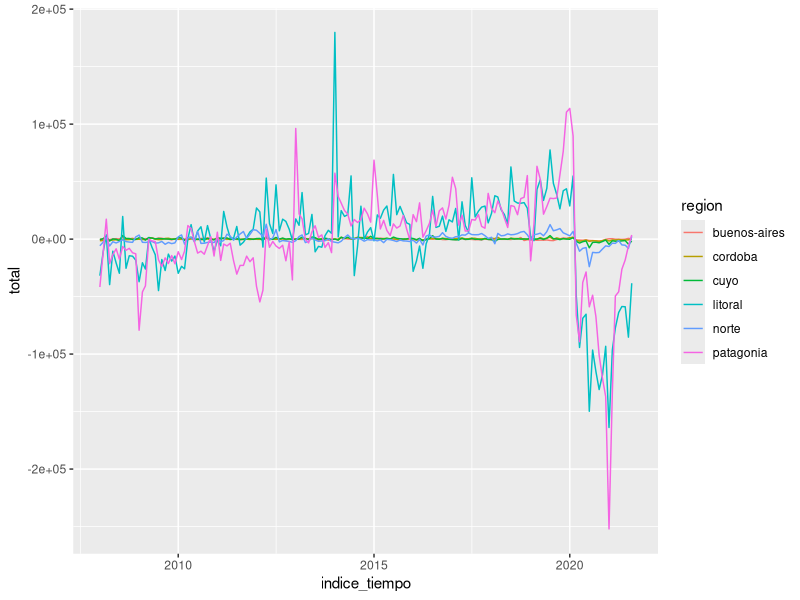
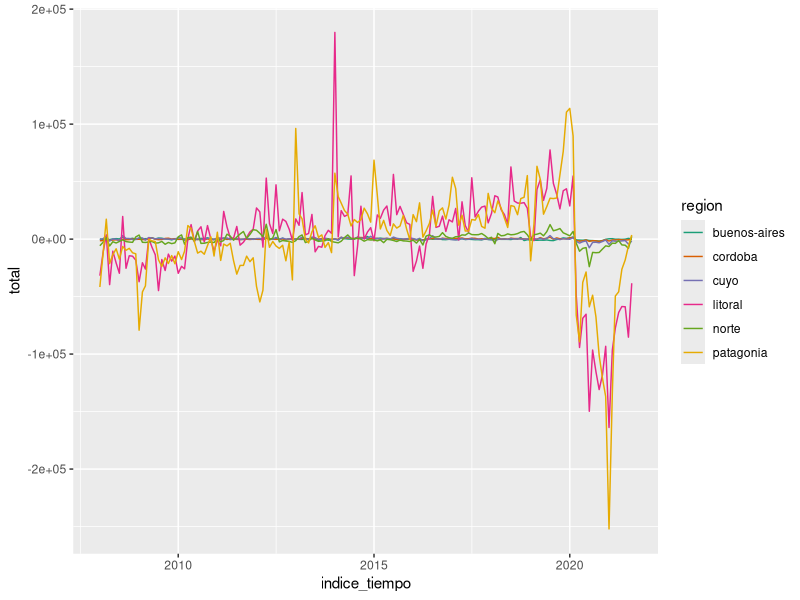
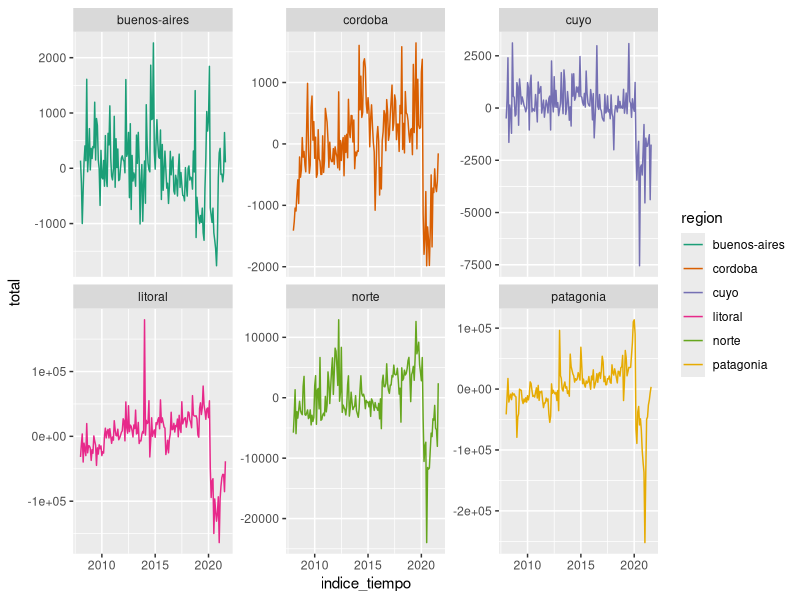
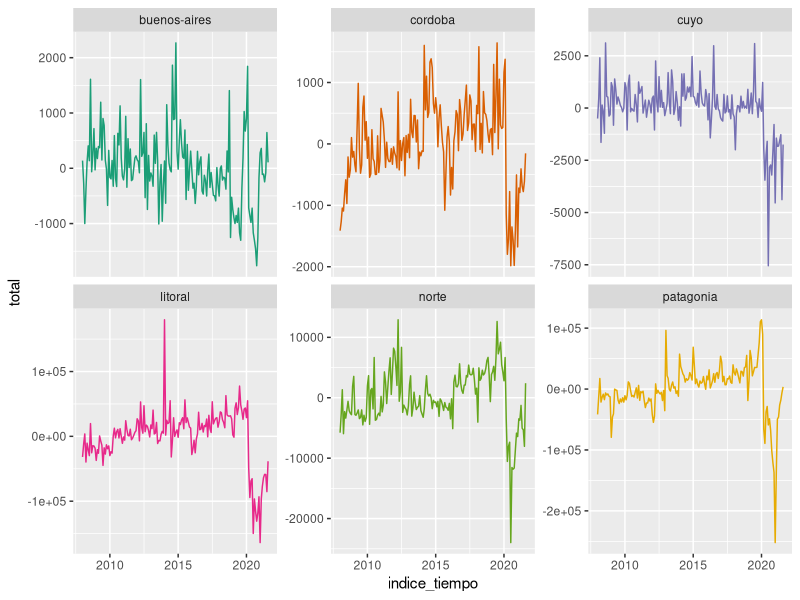
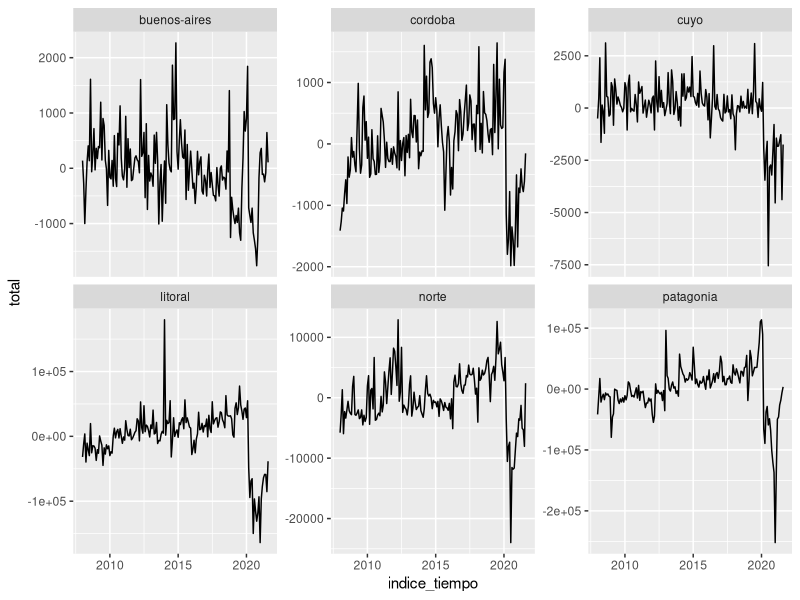
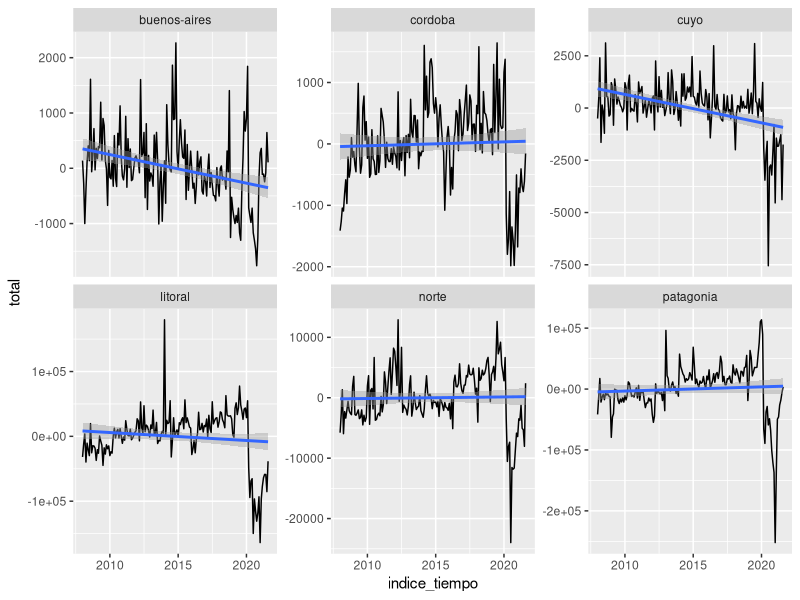
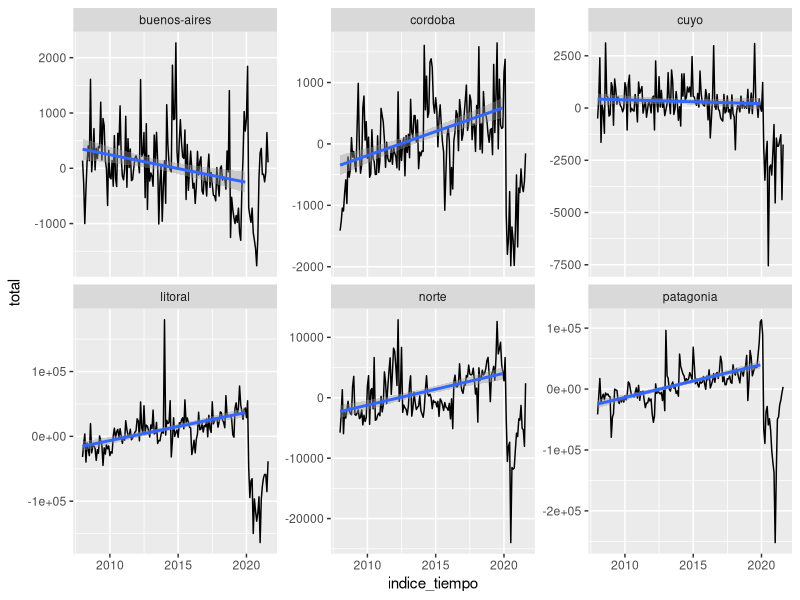
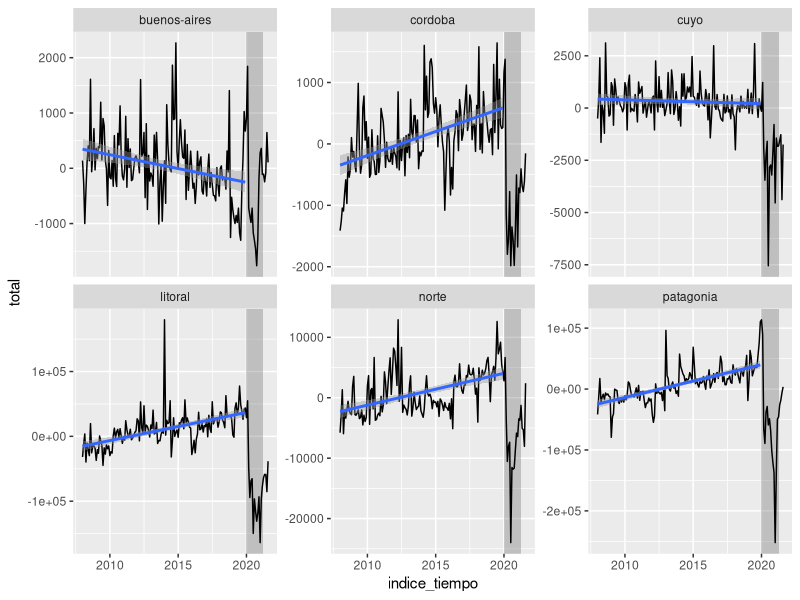

R code for these plots, in order:
## ---- chunk 1
library(dplyr)
library(ggplot2)

parques <- readr::read_csv("datos/parques_tidy.csv") %>% 
  group_by(mes = lubridate::month(indice_tiempo), region) %>% 
  mutate(total = total - mean(total)) %>% 
  ungroup()

parques %>% 
  ggplot(aes(indice_tiempo, total)) +
  geom_line(aes(color = region))
## ---- chunk 2
parques %>% 
  ggplot(aes(indice_tiempo, total)) +
  geom_line(aes(color = region)) +
  scale_color_brewer(type = "qual", palette = "Dark2")
## ---- chunk 3
parques %>% 
  ggplot(aes(indice_tiempo, total)) +
  geom_line(aes(color = region)) +
  scale_color_brewer(type = "qual", palette = "Dark2") +
  facet_wrap(~region, scales = "free_y")
## ---- chunk 4
parques %>% 
  ggplot(aes(indice_tiempo, total)) +
  geom_line(aes(color = region)) +
  scale_color_brewer(type = "qual", palette = "Dark2", guide = "none") +
  facet_wrap(~region, scales = "free_y")
## ---- chunk 5
parques %>% 
  ggplot(aes(indice_tiempo, total)) +
  geom_line() +
  facet_wrap(~region, scales = "free_y")
## ---- chunk 6
parques %>% 
  ggplot(aes(indice_tiempo, total)) +
  geom_line() +
  geom_smooth(method = "lm") +
  facet_wrap(~region, scales = "free_y")
## ---- chunk 7
pre_pandemia <- filter(parques, lubridate::year(indice_tiempo) < 2020) 

parques %>% 
  ggplot(aes(indice_tiempo, total)) +
  geom_line() +
  geom_smooth(data = pre_pandemia, 
              method = "lm") +
  facet_wrap(~region, scales = "free_y")
## ---- chunk 8
parques %>% 
  ggplot(aes(indice_tiempo, total)) +
  annotate("rect", 
           xmin = as.Date("2020-01-01"), xmax = as.Date("2021-04-01"), 
           ymin = -Inf, ymax = Inf, 
           alpha = 0.3) +
  geom_line() +
  geom_smooth(data = pre_pandemia, 
              method = "lm") +
  facet_wrap(~region, scales = "free_y")
## ---- chunk 9
parques %>% 
  ggplot(aes(indice_tiempo, total)) +
  annotate("rect", 
           xmin = as.Date("2020-01-01"), xmax = as.Date("2021-04-01"), 
           ymin = -Inf, ymax = Inf, 
           alpha = 0.3) +
  geom_line() +
  geom_smooth(data = pre_pandemia, 
              method = "lm") +
  facet_wrap(~region, scales = "free_y") +
  scale_y_continuous(labels = scales::number_format()) 
## ---- chunk 10
parques %>% 
  ggplot(aes(indice_tiempo, total)) +
  annotate("rect", 
           xmin = as.Date("2020-01-01"), xmax = as.Date("2021-04-01"), 
           ymin = -Inf, ymax = Inf, 
           alpha = 0.3) +
  geom_line() +
  geom_smooth(data = pre_pandemia, 
              method = "lm") +
  facet_wrap(~region, scales = "free_y") +
  scale_y_continuous(labels = scales::number_format()) +
  labs(y = "Cantidad de visitantes",
       x = NULL)
## ---- chunk 11
etiquetas_regiones <- c("buenos-aires" = "Buenos Aires",
                        "cordoba"      = "Córdoba",
                        "cuyo"         = "Cuyo",
                        "litoral"      = "Litoral",
                        "norte"        = "Norte",
                        "patagonia"    = "Patagonia")
etiquetas_regiones
## ---- chunk 12
parques %>% 
  ggplot(aes(indice_tiempo, total)) +
  annotate("rect", 
           xmin = as.Date("2020-01-01"), xmax = as.Date("2021-04-01"), 
           ymin = -Inf, ymax = Inf, 
           alpha = 0.3) +
  geom_line() +
  geom_smooth(data = pre_pandemia, 
              method = "lm") +
  facet_wrap(~region, scales = "free_y", 
             labeller = labeller(region = etiquetas_regiones)) +
  scale_y_continuous(labels = scales::number_format()) +
  labs(y = "Cantidad de visitantes",
       x = NULL)
## ---- chunk 13
parques %>% 
  ggplot(aes(indice_tiempo, total)) +
  annotate("rect", 
           xmin = as.Date("2020-01-01"), xmax = as.Date("2021-04-01"), 
           ymin = -Inf, ymax = Inf, 
           alpha = 0.3) +
  geom_line() +
  geom_smooth(data = pre_pandemia, 
              method = "lm") +
  facet_wrap(~region, scales = "free_y", 
             labeller = labeller(region = etiquetas_regiones)) +
  scale_y_continuous(labels = scales::number_format()) +
  labs(y = "Cantidad de visitantes",
       x = NULL, 
       title = "Visitas a parques nacionales con respecto a la media mensual",
       subtitle = "En casi todas las regiones, la cantidad de vicitantes aumentó antes de la pandemia",
       caption = "Fuente: elaboración propia en base a datos del MINTUR.")
## ---- chunk 14
parques %>% 
  ggplot(aes(indice_tiempo, total)) +
  annotate("rect", 
           xmin = as.Date("2020-01-01"), xmax = as.Date("2021-04-01"), 
           ymin = -Inf, ymax = Inf, 
           alpha = 0.3) +
  geom_line() +
  geom_smooth(data = pre_pandemia, 
              method = "lm") +
  facet_wrap(~region, scales = "free_y", 
             labeller = labeller(region = etiquetas_regiones)) +
  scale_y_continuous(labels = scales::number_format()) +
  labs(y = "Cantidad de visitantes",
       x = NULL, 
       title = "Visitas a parques nacionales con respecto a la media mensual",
       subtitle = "En casi todas las regiones, la cantidad de vicitantes aumentó antes de la pandemia",
       caption = "Fuente: elaboración propia en base a datos del MINTUR.") +
  theme_minimal()
## ---- chunk 15
parques <- readr::read_csv("datos/parques_tidy.csv") %>% 
  group_by(mes = lubridate::month(indice_tiempo), region) %>% 
  mutate(total = total - mean(total)) %>% 
  ungroup()


pre_pandemia <- filter(parques, lubridate::year(indice_tiempo) < 2020) 

etiquetas_regiones <- c("buenos-aires" = "Buenos Aires",
                        "cordoba"      = "Córdoba",
                        "cuyo"         = "Cuyo",
                        "litoral"      = "Litoral",
                        "norte"        = "Norte",
                        "patagonia"    = "Patagonia")

parques %>% 
  ggplot(aes(indice_tiempo, total)) +
  annotate("rect", 
           xmin = as.Date("2020-01-01"), xmax = as.Date("2021-04-01"), 
           ymin = -Inf, ymax = Inf, 
           alpha = 0.3) +
  geom_line() +
  geom_smooth(data = pre_pandemia, 
              method = "lm") +
  facet_wrap(~region, scales = "free_y", 
             labeller = labeller(region = etiquetas_regiones)) +
  scale_y_continuous(labels = scales::number_format()) +
  labs(y = "Cantidad de visitantes",
       x = NULL, 
       title = "Visitas a parques nacionales con respecto a la media mensual",
       subtitle = "En casi todas las regiones, la cantidad de vicitantes aumentó antes de la pandemia",
       caption = "Fuente: elaboración propia en base a datos del MINTUR.") +
  theme_minimal()
